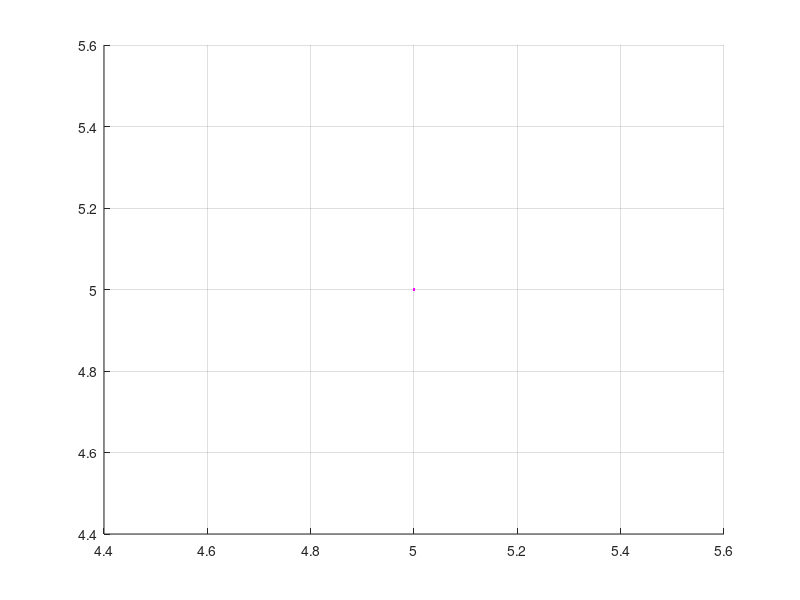

This chart was generated by the following MATLAB code: (Note: this script raises an error after producing the figure.)
% IPN - ESCOM
% Pattern Recognition
% ww w ww - wwwwww.com/pattern-recognition

clc % Limpiar pantalla

% Variables del programa
www_colores = ['y'; 'm'; 'c'; 'r'; 'g'; 'b'; 'k']; % Especificadores para colores de ploteo: http://www.mathworks.com/help/matlab/ref/plot.html
www_figuras = ['o'; '+'; '*'; '.'; 'x'; 's'; 'd'; '^'; 'v'; '<'; '>'; 'p'; 'h']; % Especificadores para marcadores de ploteo
centroides = {}; % Estructura tipo celda (cell)
clases = {};

figure
hold on % Mantener las figuras; no sobreescribir anteriores ploteos
grid on

vector_desconocido_x = input('Coordenadas vector desconocido (X): '); % El semicolon impide que se imprima el valor de la asignaciwwn.
vector_desconocido_y = input('Coordenadas vector desconocido (Y): ');
vector_desconocido = [vector_desconocido_x, vector_desconocido_y];
plot(vector_desconocido(1), vector_desconocido(2), strcat(www_colores(randi([1, size(www_colores, 1)])), www_figuras(randi([1, size(www_figuras, 1)]))))

www_clases = input('Nwwmero de clases: ');
for c = 1:www_clases
    cantidad_vectores = input('Cantidad representantes: '); % Cantidad de vectores a generar aleatoriamente que pertenezcan a esa clase
    dispersion = input('Dispersiwwn: '); % Quww tan separados van a estar los puntos entre sww
    cc = randn(cantidad_vectores, 2); % Distribuciwwn normal aleatoria; genera A elementos de B dimensiones cada uno
    centr = input('Centroide [x;y]: '); %PR_getCentroGravedad(cc);
    for w = 1:size(cc, 1) % En la versiwwn original es de la forma 'coordenada_representante = centroide + coordenada_representante * dispersion'
        cc(w, 1) = centr(1) + cc(w, 1) * dispersion;
        cc(w, 2) = centr(2) + cc(w, 2) * dispersion;
    end
    plot(cc, strcat(www_colores(randi([1, size(www_colores, 1)])), www_figuras(randi([1, size(www_figuras, 1)]))))
    centroides{end+1} = centr; % wwnica forma efectiva de anexar elementos a un array o cell
    clases{end+1} = cc;
end
% class(variable) % Con class() es posible ver el tipo de dato de una variable
% celldisp(variable)% Para imprimir los valores de un cell

clc
opcion = input('1. Distancia Euclideana\n2. Distancia de Mahalanobis\n3. Criterio de mwwxima probabilidad\nOpciwwn: ');
switch opcion
    case 1
        clase_padre = PR_distanciaEuclideana(centroides, vector_desconocido, www_clases);
    case 2
        clase_padre = PR_distanciaMahalanobis(clases, centroides, vector_desconocido, www_clases);
    case 3
        clase_padre = PR_distanciaProbabilistica(clases, centroides, vector_desconocido, www_clases);
    otherwise
        error('Opciwwn desconocida')
end

%legend('Vector desconocido', 'Clase 1', 'Clase 2', 'Clase 3', 'Clase 4', 'Clase 5')
fprintf('El vector pertenece a la clase %d\n', clase_padre)
